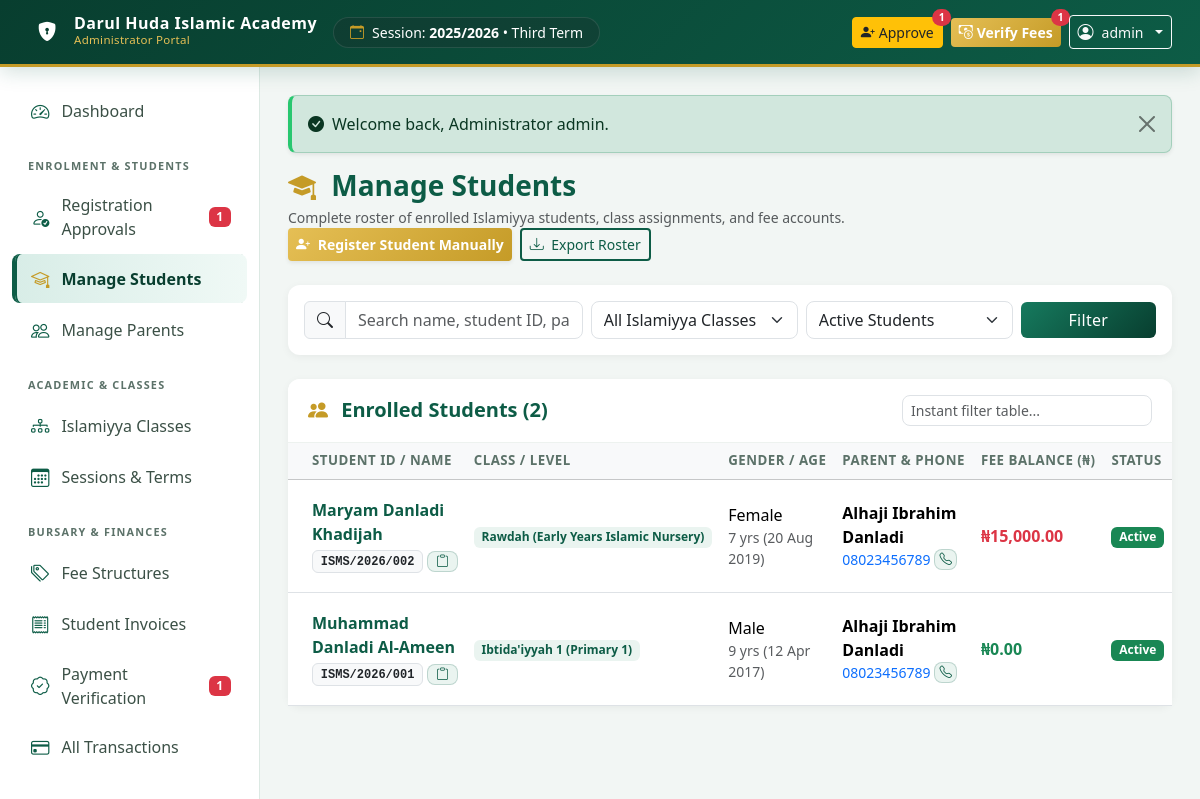
The app's page /admin/students.php (signed in) with its own data.
### tables this page shows
CREATE TABLE `academic_terms` (
  `id` INT AUTO_INCREMENT PRIMARY KEY,
  `session_id` INT NOT NULL,
  `term_name` VARCHAR(50) NOT NULL,  
  `start_date` DATE NULL,
  `end_date` DATE NULL,
  `is_current` TINYINT(1) NOT NULL DEFAULT 0,
  `created_at` TIMESTAMP DEFAULT CURRENT_TIMESTAMP,
  CONSTRAINT `fk_term_session` FOREIGN KEY (`session_id`) REFERENCES `academic_sessions` (`id`) ON DELETE CASCADE
);

CREATE TABLE `academic_sessions` (
  `id` INT AUTO_INCREMENT PRIMARY KEY,
  `session_name` VARCHAR(50) NOT NULL UNIQUE,  
  `is_current` TINYINT(1) NOT NULL DEFAULT 0,
  `created_at` TIMESTAMP DEFAULT CURRENT_TIMESTAMP
);

CREATE TABLE `students` (
  `id` INT AUTO_INCREMENT PRIMARY KEY,
  `student_id_number` VARCHAR(50) NULL UNIQUE,  
  `parent_id` INT NOT NULL,
  `first_name` VARCHAR(60) NOT NULL,
  `last_name` VARCHAR(60) NOT NULL,
  `other_name` VARCHAR(60) NULL,
  `date_of_birth` DATE NOT NULL,
  `gender` ENUM('Male', 'Female') NOT NULL,
  `requested_class_id` INT NULL,
  `current_class_id` INT NULL,
  `previous_islamiyya_education` TEXT NULL,
  `registration_status` ENUM('pending', 'approved', 'rejected') NOT NULL DEFAULT 'pending',
  `rejection_reason` TEXT NULL,
  `enrolment_status` ENUM('active', 'graduated', 'withdrawn', 'inactive') NOT NULL DEFAULT 'active',
  `admission_date` DATE NULL,
  `medical_info` TEXT NULL,
  `created_at` TIMESTAMP DEFAULT CURRENT_TIMESTAMP,
  `updated_at` TIMESTAMP DEFAULT CURRENT_TIMESTAMP ON UPDATE CURRENT_TIMESTAMP,
  CONSTRAINT `fk_students_parent` FOREIGN KEY (`parent_id`) REFERENCES `parents` (`id`) ON DELETE CASCADE,
  CONSTRAINT `fk_students_req_class` FOREIGN KEY (`requested_class_id`) REFERENCES `classes` (`id`) ON DELETE SET NULL,
  CONSTRAINT `fk_students_cur_class` FOREIGN KEY (`current_class_id`) REFERENCES `classes` (`id`) ON DELETE SET NULL
);

CREATE TABLE `classes` (
  `id` INT AUTO_INCREMENT PRIMARY KEY,
  `class_name` VARCHAR(100) NOT NULL,
  `level_category` VARCHAR(50) NOT NULL,  
  `description` VARCHAR(255) NULL,
  `display_order` INT NOT NULL DEFAULT 1,
  `status` ENUM('active', 'inactive') NOT NULL DEFAULT 'active',
  `created_at` TIMESTAMP DEFAULT CURRENT_TIMESTAMP
);

CREATE TABLE `parents` (
  `id` INT AUTO_INCREMENT PRIMARY KEY,
  `user_id` INT NOT NULL UNIQUE,
  `full_name` VARCHAR(150) NOT NULL,
  `residential_address` TEXT NOT NULL,
  `emergency_contact_name` VARCHAR(150) NULL,
  `emergency_contact_phone` VARCHAR(25) NULL,
  `occupation` VARCHAR(100) NULL,
  `created_at` TIMESTAMP DEFAULT CURRENT_TIMESTAMP,
  `updated_at` TIMESTAMP DEFAULT CURRENT_TIMESTAMP ON UPDATE CURRENT_TIMESTAMP,
  CONSTRAINT `fk_parents_user` FOREIGN KEY (`user_id`) REFERENCES `users` (`id`) ON DELETE CASCADE
);

CREATE TABLE `users` (
  `id` INT AUTO_INCREMENT PRIMARY KEY,
  `username` VARCHAR(80) NOT NULL UNIQUE,
  `email` VARCHAR(120) NULL UNIQUE,
  `phone` VARCHAR(25) NOT NULL UNIQUE,
  `password_hash` VARCHAR(255) NOT NULL,
  `role` ENUM('admin', 'parent') NOT NULL DEFAULT 'parent',
  `status` ENUM('active', 'suspended', 'deactivated') NOT NULL DEFAULT 'active',
  `last_login` DATETIME NULL,
  `created_at` TIMESTAMP DEFAULT CURRENT_TIMESTAMP,
  `updated_at` TIMESTAMP DEFAULT CURRENT_TIMESTAMP ON UPDATE CURRENT_TIMESTAMP
);

### admin/students.php (the view, shortened to what the rows shown need)
<?php
require_once __DIR__ . '/../includes/admin_header.php';
$pdo = get_db_connection();
$status_filter = $_GET['enrolment_status'] ?? 'active';
$sql = "
    SELECT
        s.*, c.class_name, c.level_category,
        pt.full_name as parent_name, u.phone as parent_phone,
        COALESCE(SUM(inv.balance), 0) as fee_balance
    FROM students s
    JOIN parents pt ON s.parent_id = pt.id
    JOIN users u ON pt.user_id = u.id
    LEFT JOIN classes c ON s.current_class_id = c.id
    LEFT JOIN student_invoices inv ON s.id = inv.student_id
    WHERE s.registration_status = 'approved'
";
$params = [];
if (!empty($status_filter) && $status_filter !== 'all') {
    $sql .= " AND s.enrolment_status = ?";
    $params[] = $status_filter;
}
$sql .= " GROUP BY s.id ORDER BY s.id DESC";
$stmt = $pdo->prepare($sql);
$stmt->execute($params);
$students = $stmt->fetchAll();
?>
<div class="card card-modern">
    <div class="card-body p-0">
        <div class="table-responsive">
            <table class="table table-hover align-middle mb-0" id="students_table">
                <thead class="table-light">
                    <tr>
                        <th class="ps-4">Student ID / Name</th>
                        <th>Class / Level</th>
                        <th>Gender / Age</th>
                        <th>Parent & Phone</th>
                        <th>Fee Balance (₦)</th>
                        <th>Status</th>
                    </tr>
                </thead>
                <tbody>
                    <?php if (empty($students)): ?>
                        <tr>
                            <td colspan="7" class="text-center py-5 text-muted">No students matching the criteria.</td>
                        </tr>
                    <?php else: ?>
                        <?php foreach ($students as $st): ?>
                            <?php $age = date_diff(date_create($st['date_of_birth']), date_create('today'))->y; ?>
                            <tr>
                                <td class="ps-4">
                                    <div class="fw-bold text-islamic fs-6">
                                        <?= e($st['first_name'] . ' ' . $st['last_name'] . ' ' . ($st['other_name'] ?? '')) ?>
                                    </div>
                                    <div class="d-flex align-items-center mt-1">
                                        <span class="badge bg-light text-dark border font-monospace"><?= e($st['student_id_number']) ?></span>
                                        <button type="button" class="copy-btn py-0 px-2 ms-1" data-copy="<?= e($st['student_id_number']) ?>" title="Copy Student ID">
                                            <i class="bi bi-clipboard"></i>
                                        </button>
                                    </div>
                                </td>
                                <td>
                                    <span class="badge bg-islamic-soft text-islamic fw-semibold">
                                        <?= e($st['class_name'] ?? 'Not Assigned') ?>
                                    </span>
                                </td>
                                <td>
                                    <?= e($st['gender']) ?>
                                    <div class="small text-muted"><?= $age ?> yrs (<?= format_date($st['date_of_birth']) ?>)</div>
                                </td>
                                <td>
                                    <div class="fw-semibold"><?= e($st['parent_name']) ?></div>
                                    <div class="d-flex align-items-center">
                                        <small class="text-muted"><a href="tel:<?= e($st['parent_phone']) ?>" class="text-decoration-none"><?= e($st['parent_phone']) ?></a></small>
                                        <button type="button" class="copy-btn py-0 px-1 ms-1" data-copy="<?= e($st['parent_phone']) ?>" title="Copy Phone">
                                            <i class="bi bi-telephone"></i>
                                        </button>
                                    </div>
                                </td>
                                <td class="fw-bold fs-6 <?= $st['fee_balance'] > 0 ? 'text-danger' : 'text-success' ?>">
                                    <?= format_currency($st['fee_balance']) ?>
                                </td>
                                <td>
                                    <?php if ($st['enrolment_status'] === 'active'): ?>
                                        <span class="badge bg-success">Active</span>
                                    <?php elseif ($st['enrolment_status'] === 'graduated'): ?>
                                        <span class="badge bg-primary">Graduated</span>
                                    <?php elseif ($st['enrolment_status'] === 'withdrawn'): ?>
                                        <span class="badge bg-warning text-dark">Withdrawn</span>
                                    <?php else: ?>
                                        <span class="badge bg-secondary">Inactive</span>
                                    <?php endif; ?>
                                </td>
                            </tr>
                        <?php endforeach; ?>
                    <?php endif; ?>
                </tbody>
            </table>
        </div>
    </div>
</div>
<?php require_once __DIR__ . '/../includes/admin_footer.php'; ?>

### includes/admin_header.php (shortened to what the rows shown need)
<?php
$school_name = get_setting('school_name', 'Darul Huda Islamic Academy');
$cur_info = get_current_session_term();
?>
<!DOCTYPE html>
<html lang="en">
<head>
    <link href="https://cdn.jsdelivr.net/npm/bootstrap@5.3.3/dist/css/bootstrap.min.css" rel="stylesheet">
    <link rel="stylesheet" href="https://cdn.jsdelivr.net/npm/bootstrap-icons@1.11.3/font/bootstrap-icons.min.css">
    <link rel="stylesheet" href="<?= BASE_URL ?>/assets/css/style.css">
</head>
<body>
<nav class="navbar navbar-expand-lg navbar-dark navbar-islamic sticky-top py-2 px-3">
    <div class="container-fluid">
        <div class="d-none d-md-flex align-items-center bg-dark bg-opacity-25 px-3 py-1 rounded-pill text-white small border border-light border-opacity-10">
            <i class="bi bi-calendar-event text-gold me-2"></i>
            <span>Session: <strong><?= e($cur_info['session_name']) ?></strong> &bull; <?= e($cur_info['term_name']) ?></span>
        </div>
    </div>
</nav>
<div class="app-container">
    <main class="main-content">
        <div class="container-fluid p-0">

### records on screen
academic_terms: session.session_name "2025/2026", term_name "Third Term"
students: first_name+last_name+other_name "Maryam Danladi Khadijah", student_id_number "ISMS/2026/002", current_class.class_name "Rawdah (Early Years Islamic Nursery)", gender "Female", date_of_birth "7", date_of_birth "20 Aug 2019", parent.full_name "Alhaji Ibrahim Danladi", users.phone "08023456789", fee_balance "₦15,000.00", enrolment_status "Active"
students: first_name+last_name+other_name "Muhammad Danladi Al-Ameen", student_id_number "ISMS/2026/001", current_class.class_name "Ibtida'iyyah 1 (Primary 1)", gender "Male", date_of_birth "9", date_of_birth "12 Apr 2017", parent.full_name "Alhaji Ibrahim Danladi", users.phone "08023456789", fee_balance "₦0.00", enrolment_status "Active"

### other values on screen
$school_name "Darul Huda Islamic Academy"
$pending_registrations "1"
$pending_payments "1"
$_SESSION['username'] "admin"
$flash['message'] "Welcome back, Administrator admin."
count($students) "2"
